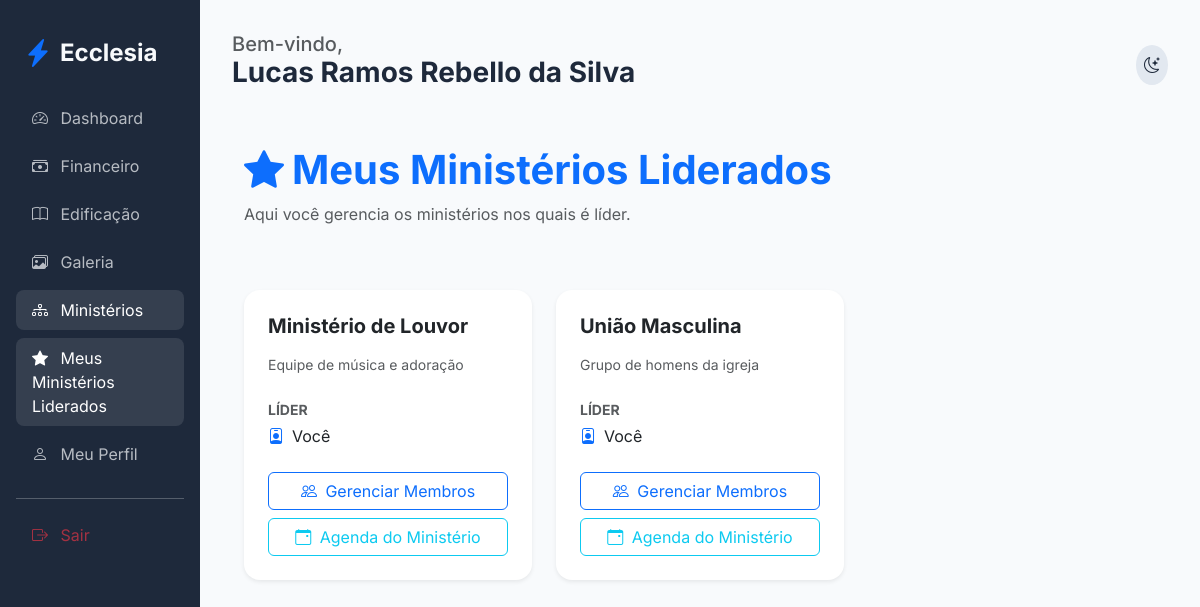
The page /members/ministries/led-by-me (signed in) on the database as committed earlier.
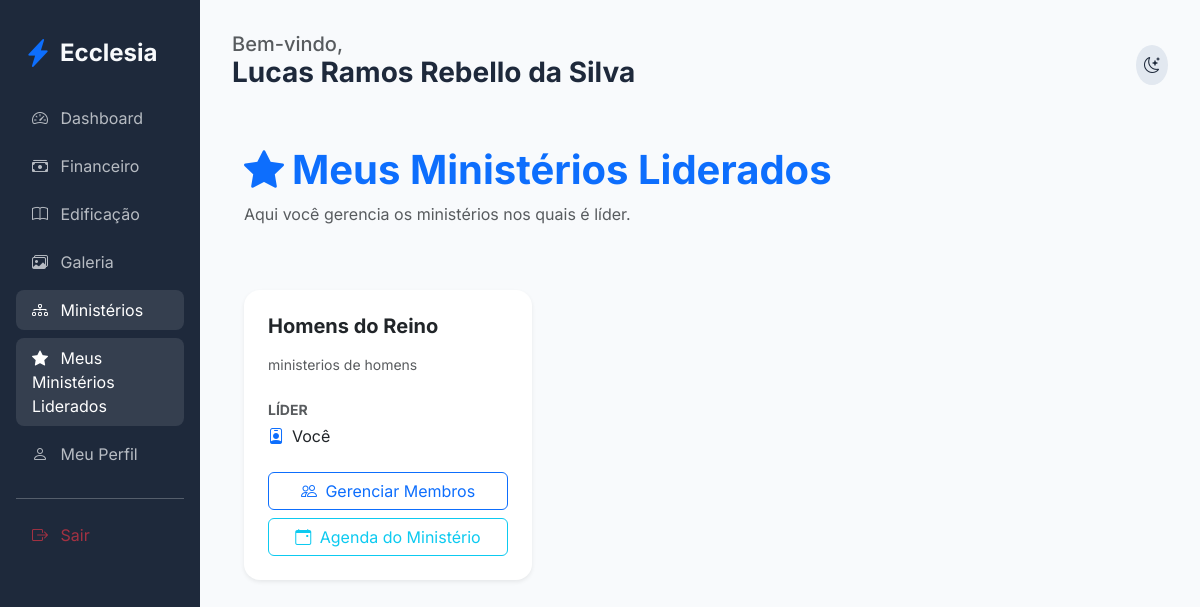
The same page on the database as committed later.
### app/core/models.py (models this page shows)
class Ministry(db.Model):
    id = db.Column(db.Integer, primary_key=True)
    name = db.Column(db.String(100), nullable=False)
    description = db.Column(db.Text)
    church_id = db.Column(db.Integer, db.ForeignKey('church.id'))
    leader_id = db.Column(db.Integer, db.ForeignKey('user.id'), nullable=True)
    events = db.relationship('Event', backref='ministry', lazy=True)
    leader = db.relationship('User', foreign_keys=[leader_id])

### app/modules/members/routes.py (the view)
@members_bp.route('/ministries/led-by-me')
@login_required
def my_led_ministries():
    led_ministries = Ministry.query.filter_by(leader_id=current_user.id).all()
    if not led_ministries:
        flash('Você ainda não lidera nenhum ministério.', 'info')
    return render_template('members/my_led_ministries.html', led_ministries=led_ministries)

### app/templates/members/my_led_ministries.html
{% extends "base.html" %}
{% block content %}
<div class="container py-4">
    <div class="d-flex justify-content-between align-items-center mb-5">
        <div>
            <h1 class="fw-bold text-primary"><i class="bi bi-star-fill me-2"></i>Meus Ministérios Liderados</h1>
            <p class="text-muted">Aqui você gerencia os ministérios nos quais é líder.</p>
        </div>
    </div>
    <div class="row g-4">
        {% for ministry in led_ministries %}
        <div class="col-md-6 col-lg-4">
            <div class="card h-100 border-0 shadow-sm">
                <div class="card-body p-4">
                    <h5 class="fw-bold mb-3">{{ ministry.name }}</h5>
                    <p class="text-muted small mb-4">{{ ministry.description or 'Sem descrição' }}</p>
                    <div class="mb-4">
                        <label class="small fw-bold text-muted d-block mb-1">LÍDER</label>
                        <div class="d-flex align-items-center">
                            <i class="bi bi-person-badge me-2 text-primary"></i>
                            <span>Você</span>
                        </div>
                    </div>
                    <div class="d-grid gap-2">
                        <a href="{{ url_for('members.ministry_manage_members', ministry_id=ministry.id) }}" class="btn btn-outline-primary">
                            <i class="bi bi-people me-1"></i> Gerenciar Membros
                        </a>
                        <a href="{{ url_for('members.ministry_agenda', ministry_id=ministry.id) }}" class="btn btn-outline-info">
                            <i class="bi bi-calendar-event me-1"></i> Agenda do Ministério
                        </a>
                    </div>
                </div>
            </div>
        </div>
        {% else %}
        <div class="col-12 text-center py-5">
            <i class="bi bi-star fs-1 text-muted opacity-50 d-block mb-3"></i>
            <p class="text-muted">Você ainda não lidera nenhum ministério.</p>
        </div>
        {% endfor %}
    </div>
</div>
{% endblock %}

Rows that differ between the two databases and show on the page:
no longer on this page (row edited): Ministry: name "Ministério de Louvor", description "Equipe de música e adoração"
no longer on this page (row edited): Ministry: name "União Masculina", description "Grupo de homens da igreja"
now on this page (row edited): Ministry: name "Homens do Reino", description "ministerios de homens"
